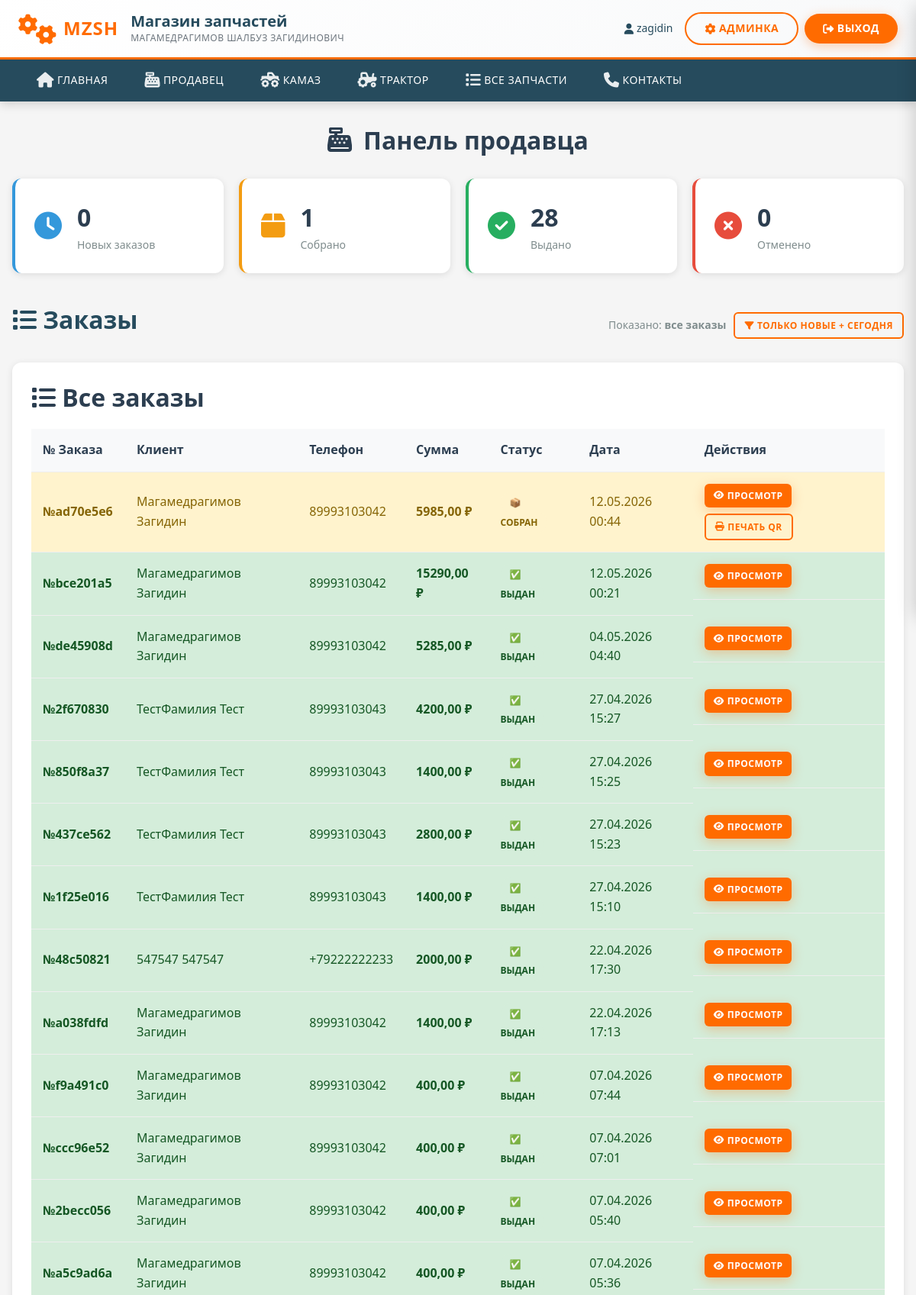
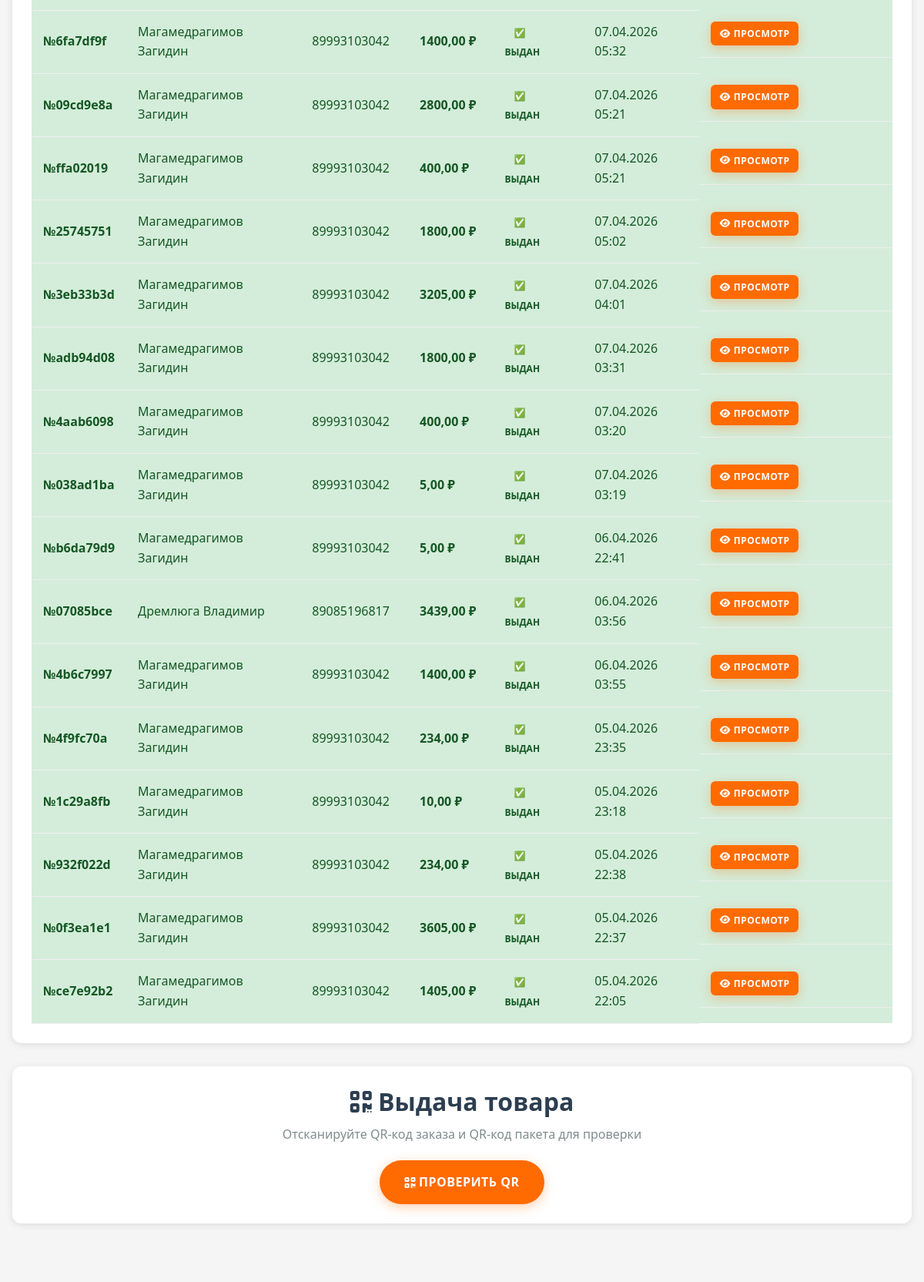
Screenshot of /seller/dashboard/?all=1 (signed in, upper part) with the database file from the repository (2 pictures, top to bottom).
### store/models.py (models this page shows, shortened)
class Order(models.Model):
    STATUS_CHOICES = [
        ('new', '🆕 Новый'),
        ('packed', '📦 Собран'),
        ('given', '✅ Выдан'),
        ('cancelled', '❌ Отменен'),
    ]
    uuid = models.UUIDField(default=uuid.uuid4, editable=False, unique=True, verbose_name="UUID заказа")
    client = models.ForeignKey(Client, on_delete=models.PROTECT, related_name='orders', verbose_name="Клиент")
    total = models.DecimalField(max_digits=12, decimal_places=2, default=0, verbose_name="Итого")
    status = models.CharField(max_length=20, choices=STATUS_CHOICES, default='new', verbose_name="Статус")
    created_at = models.DateTimeField(auto_now_add=True, verbose_name="Дата создания")
    given_at = models.DateTimeField(null=True, blank=True, verbose_name="Дата выдачи")
    guid_1c = models.CharField(max_length=36, blank=True, default='', verbose_name="GUID в 1С")
    is_synced_1c = models.BooleanField(default=False, verbose_name="Отправлен в 1С")
    updated_at = models.DateTimeField(auto_now=True, verbose_name="Дата обновления")
    class Meta:
        verbose_name = "Заказ"
        verbose_name_plural = "Заказы"
        ordering = ['-created_at']

class Client(models.Model):
    last_name = models.CharField(max_length=100, verbose_name="Фамилия")
    first_name = models.CharField(max_length=100, verbose_name="Имя")
    patronymic = models.CharField(max_length=100, blank=True, verbose_name="Отчество")
    phone = models.CharField(max_length=20, unique=True, verbose_name="Телефон", db_index=True)  # ← unique остаётся!
    email = models.EmailField(blank=True, verbose_name="E-mail")
    guid_1c = models.CharField(max_length=36, blank=True, default='', verbose_name="GUID в 1С")
    created_at = models.DateTimeField(auto_now_add=True, verbose_name="Дата регистрации")
    user = models.OneToOneField(
        User,
        on_delete=models.SET_NULL,
        null=True,
        blank=True,
        related_name='client_profile',
        verbose_name="Пользователь"
    )
    class Meta:
        verbose_name = "Клиент"
        verbose_name_plural = "Клиенты"
        ordering = ['last_name', 'first_name']

### store/views/seller/dashboard.py (the view)
# urls.py: path('seller/dashboard/', views.seller_dashboard, name='seller_dashboard'),
@staff_member_required
def seller_dashboard(request):
    today = timezone.now().date()
    orders = Order.objects.filter(
        Q(status='new') | Q(created_at__date=today)
    ).annotate(
        priority=Case(
            When(status='new', then=Value(0)),
            default=Value(1),
            output_field=IntegerField()
        )
    ).order_by('priority', '-created_at')
    stats = {
        'new': Order.objects.filter(status='new').count(),
        'packed': Order.objects.filter(status='packed').count(),
        'given': Order.objects.filter(status='given').count(),
        'cancelled': Order.objects.filter(status='cancelled').count(),
    }
    show_all = request.GET.get('all', '0') == '1'
    if show_all:
        orders = Order.objects.all().order_by('-created_at')
    context = {
        'orders': orders,
        'stats': stats,
        'show_all': show_all,
        'today_orders_count': orders.filter(created_at__date=today).count(),
        'new_orders_count': orders.filter(status='new').count(),
    }
    return render(request, 'store/seller/dashboard.html', context)

### templates/store/seller/dashboard.html (shortened to what this page needs)
{% extends 'store/base.html' %}
{% load static %}
{% block content %}
<div class="seller-dashboard">
    <div class="container">
        <h1 class="page-title">
            <i class="fas fa-cash-register"></i> Панель продавца
        </h1>
        <div class="stats-grid">
            <div class="stat-card stat-new">
                <div class="stat-icon"><i class="fas fa-clock"></i></div>
                <div class="stat-info">
                    <div class="stat-value">{{ stats.new }}</div>
                    <div class="stat-label">Новых заказов</div>
                </div>
            </div>
            <div class="stat-card stat-packed">
                <div class="stat-icon"><i class="fas fa-box"></i></div>
                <div class="stat-info">
                    <div class="stat-value">{{ stats.packed }}</div>
                    <div class="stat-label">Собрано</div>
                </div>
            </div>
            <div class="stat-card stat-given">
                <div class="stat-icon"><i class="fas fa-check-circle"></i></div>
                <div class="stat-info">
                    <div class="stat-value">{{ stats.given }}</div>
                    <div class="stat-label">Выдано</div>
                </div>
            </div>
            <div class="stat-card stat-cancelled">
                <div class="stat-icon"><i class="fas fa-times-circle"></i></div>
                <div class="stat-info">
                    <div class="stat-value">{{ stats.cancelled }}</div>
                    <div class="stat-label">Отменено</div>
                </div>
            </div>
        </div>
        <div style="display: flex; justify-content: space-between; align-items: center; margin-bottom: 20px; flex-wrap: wrap; gap: 15px;">
            <h2><i class="fas fa-list"></i> Заказы</h2>
            <div style="display: flex; gap: 10px; align-items: center;">
                {% if show_all %}
                    <span style="color: #7f8c8d; font-size: 14px;">
                        Показано: <strong>все заказы</strong>
                    </span>
                    <a href="{% url 'store:seller_dashboard' %}" class="btn btn-outline btn-sm">
                        <i class="fas fa-filter"></i> Только новые + сегодня
                    </a>
                {% endif %}
            </div>
        </div>
        <div class="orders-table-container">
            <h2><i class="fas fa-list"></i> Все заказы</h2>
            <table class="orders-table">
                <thead>
                    <tr>
                        <th>№ Заказа</th>
                        <th>Клиент</th>
                        <th>Телефон</th>
                        <th>Сумма</th>
                        <th>Статус</th>
                        <th>Дата</th>
                        <th>Действия</th>
                    </tr>
                </thead>
                <tbody>
                    {% for order in orders %}
                    <tr class="order-row status-{{ order.status }}">
                        <td>
                            <strong>№{{ order.uuid.hex|slice:":8" }}</strong>
                        </td>
                        <td>{{ order.client.last_name }} {{ order.client.first_name }}</td>
                        <td>{{ order.client.phone }}</td>
                        <td><strong>{{ order.total }} ₽</strong></td>
                        <td>
                            <span class="status-badge status-{{ order.status }}">
                                {{ order.get_status_display }}
                            </span>
                        </td>
                        <td>{{ order.created_at|date:"d.m.Y H:i" }}</td>
                        <td class="actions">
                            <a href="{% url 'store:seller_order_detail' order.uuid %}"
                               class="btn btn-sm btn-primary">
                                <i class="fas fa-eye"></i> Просмотр
                            </a>
                            {% if order.status == 'packed' %}
                            <a href="{% url 'store:seller_print_qr' order.packages.first.uuid %}"
                               target="_blank"
                               class="btn btn-sm btn-outline">
                                <i class="fas fa-print"></i> Печать QR
                            </a>
                            {% endif %}
                        </td>
                    </tr>
                    {% endfor %}
                </tbody>
            </table>
        </div>
        <div class="verify-section">
            <h2><i class="fas fa-qrcode"></i> Выдача товара</h2>
            <p>Отсканируйте QR-код заказа и QR-код пакета для проверки</p>
            <a href="{% url 'store:seller_verify_qr' %}" class="btn btn-primary btn-lg">
                <i class="fas fa-qrcode"></i> Проверить QR
            </a>
        </div>
    </div>
</div>
{% endblock %}

### templates/store/base.html (shortened to what this page needs)
{% load static %}
<!DOCTYPE html>
<html lang="ru">
<head>
    <link rel="stylesheet" href="{% static 'css/style.css' %}">
    <link rel="stylesheet" href="https://cdnjs.cloudflare.com/ajax/libs/font-awesome/6.4.0/css/all.min.css">
</head>
<body>
    <header class="header">
        <div class="header-top">
            <div class="logo-section">
                <div class="logo">
                    <i class="fas fa-cogs"></i>
                    <span>MZSH</span>
                </div>
                <div class="logo-text">
                    <h1>Магазин запчастей</h1>
                    <p>Магамедрагимов Шалбуз Загидинович</p>
                </div>
            </div>
            <div class="auth-section">
                {% if user.is_authenticated %}
                    <span class="user-name">
                        <i class="fas fa-user"></i> {{ user.username }}
                    </span>
                    {% if user.is_staff %}
                        <a href="{% url 'admin:index' %}" class="btn btn-outline">
                            <i class="fas fa-cog"></i> Админка
                        </a>
                    {% endif %}
                    <a href="{% url 'store:logout' %}" class="btn btn-primary">
                        <i class="fas fa-sign-out-alt"></i> Выход
                    </a>
                {% endif %}
            </div>
        </div>
        <nav class="main-nav">
            <ul>
                <li>
                    <a href="{% url 'store:index' %}">
                        <i class="fas fa-home"></i> Главная
                    </a>
                </li>
                {% if user.is_staff %}
                    <li>
                        <a href="{% url 'store:seller_dashboard' %}">
                            <i class="fas fa-cash-register"></i> Продавец
                        </a>
                    </li>
                {% endif %}
                <li>
                    <a href="{% url 'store:catalog' %}?equipment=Камаз">
                        <i class="fas fa-truck-monster"></i> КАМАЗ
                    </a>
                </li>
                <li>
                    <a href="{% url 'store:catalog' %}?equipment=Трактор">
                        <i class="fas fa-tractor"></i> Трактор
                    </a>
                </li>
                <li>
                    <a href="{% url 'store:catalog' %}">
                        <i class="fas fa-list"></i> Все запчасти
                    </a>
                </li>
                <li>
                    <a href="{% url 'store:contacts' %}">
                        <i class="fas fa-phone"></i> Контакты
                    </a>
                </li>
            </ul>
        </nav>
    </header>
    <main class="main-content">
        {% block content %}{% endblock %}
    </main>
</body>
</html>

### static/css/01-variables.css (style rules this page uses)
:root { --primary: #ff6b00; --primary-dark: #e65100; --primary-light: #ff9e4d; --secondary: #264b5d; --secondary-dark: #1a252f; --secondary-light: #34495e; --white: #ffffff; --light: #f8f9fa; --light-bg: #f5f5f5; --gray: #6c757d; --gray-light: #dee2e6; --dark: #343a40; --dark-bg: #1a1a1a; --success: #27ae60; --success-light: #d4edda; --warning: #f39c12; --warning-light: #fff3cd; --danger: #e74c3c; --danger-light: #f8d7da; --info: #3498db; --info-light: #d1ecf1; --spacing-xs: 0.25rem; --spacing-sm: 0.5rem; --spacing-md: 1rem; --spacing-lg: 1.5rem; --spacing-xl: 2rem; --spacing-xxl: 3rem; --border-radius: 8px; --border-radius-lg: 12px; --border-radius-circle: 50%; --shadow-sm: 0 2px 4px rgba(0,0,0,0.1); --shadow-md: 0 4px 12px rgba(0,0,0,0.15); --shadow-lg: 0 8px 24px rgba(0,0,0,0.2); --shadow-hover: 0 12px 32px rgba(0,0,0,0.25); --transition: all 0.3s ease; --transition-fast: all 0.15s ease; --transition-slow: all 0.5s ease; --font-family: 'Segoe UI', Tahoma, Geneva, Verdana, sans-serif; --font-monospace: 'Consolas', 'Monaco', monospace; --font-size-xs: 0.75rem; --font-size-sm: 0.875rem; --font-size-md: 1rem; --font-size-lg: 1.25rem; --font-size-xl: 1.5rem; --font-size-xxl: 2rem; --font-size-xxxl: 3rem; --breakpoint-sm: 576px; --breakpoint-md: 768px; --breakpoint-lg: 992px; --breakpoint-xl: 1200px; }
*, *::before, *::after { margin: 0; padding: 0; box-sizing: border-box; }
html { scroll-behavior: smooth; }
body { font-family: var(--font-family); font-size: var(--font-size-md); line-height: 1.6; color: var(--dark); background-color: var(--light-bg); -webkit-font-smoothing: antialiased; -moz-osx-font-smoothing: grayscale; }
a { color: inherit; text-decoration: none; transition: var(--transition); }

### static/css/02-base.css (style rules this page uses)
.container { width: 100%; max-width: var(--breakpoint-xl); margin: 0 auto; padding: 0 var(--spacing-lg); }
h1, h2, h3, h4, h5, h6 { font-weight: 600; line-height: 1.3; margin-bottom: var(--spacing-md); color: var(--secondary); }
h1 { font-size: var(--font-size-xxxl); color: white; }
h2 { font-size: var(--font-size-xxl); }
p { margin-bottom: var(--spacing-md); }

### static/css/03-header.css (style rules this page uses)
.header { background: var(--white); box-shadow: var(--shadow-md); position: sticky; top: 0; z-index: 1000; }
.header-top { display: flex; justify-content: space-between; align-items: center; padding: var(--spacing-md) var(--spacing-lg); border-bottom: 3px solid var(--primary); background: linear-gradient(135deg, var(--white) 0%, var(--light) 100%); }
.logo-section { display: flex; align-items: center; gap: var(--spacing-md); }
.logo { display: flex; align-items: center; gap: var(--spacing-sm); font-size: var(--font-size-xl); font-weight: 800; color: var(--primary); text-transform: uppercase; letter-spacing: 1px; }
.logo i { font-size: 2.5rem; animation: pulse 2s infinite; }
.logo-text h1 { font-size: var(--font-size-lg); color: var(--secondary); margin: 0; line-height: 1.2; }
.logo-text p { font-size: var(--font-size-xs); color: var(--gray); margin: 0; text-transform: uppercase; letter-spacing: 0.5px; }
.auth-section { display: flex; align-items: center; gap: var(--spacing-sm); }
.user-name { font-size: var(--font-size-sm); color: var(--secondary); margin-right: var(--spacing-sm); display: flex; align-items: center; gap: var(--spacing-xs); }
.main-nav { background: var(--secondary); padding: 0 var(--spacing-lg); }
.main-nav ul { display: flex; list-style: none; margin: 0; padding: 0; }
.main-nav li a { display: flex; align-items: center; gap: var(--spacing-xs); padding: var(--spacing-md) var(--spacing-lg); color: var(--white); font-weight: 500; font-size: var(--font-size-sm); text-transform: uppercase; letter-spacing: 0.5px; position: relative; transition: var(--transition-fast); }
.main-nav li a i { font-size: var(--font-size-lg); opacity: 0.9; }
.main-nav li a::after { content: ''; position: absolute; bottom: 0; left: 50%; width: 0; height: 3px; background: var(--primary); transition: var(--transition); transform: translateX(-50%); }

### static/css/07-cart.css (style rules this page uses)
.page-title { font-size: clamp(1.5rem, 4vw, 2rem); margin-bottom: var(--spacing-xl); text-align: center; color: var(--secondary); display: flex; align-items: center; justify-content: center; gap: var(--spacing-sm); }

### static/css/12-utils.css (style rules this page uses)
@media (max-width: 1200px) { .container { padding: 0 var(--spacing-md); } }

### rows the page displays
Order: uuid.hex "ad70e5e6", client.last_name "Магамедрагимов", client.first_name "Загидин", client.phone "89993103042", total "5985,00", status "📦 СОБРАН", created_at "12.05.2026 00:44", shows "ПЕЧАТЬ QR"
Order: uuid.hex "bce201a5", client.last_name "Магамедрагимов", client.first_name "Загидин", client.phone "89993103042", total "15290,00", status "✅ ВЫДАН", created_at "12.05.2026 00:21"
Order: uuid.hex "de45908d", client.last_name "Магамедрагимов", client.first_name "Загидин", client.phone "89993103042", total "5285,00", status "✅ ВЫДАН", created_at "04.05.2026 04:40"
Order: uuid.hex "2f670830", client.last_name "ТестФамилия", client.first_name "Тест", client.phone "89993103043", total "4200,00", status "✅ ВЫДАН", created_at "27.04.2026 15:27"
Order: uuid.hex "850f8a37", client.last_name "ТестФамилия", client.first_name "Тест", client.phone "89993103043", total "1400,00", status "✅ ВЫДАН", created_at "27.04.2026 15:25"
Order: uuid.hex "437ce562", client.last_name "ТестФамилия", client.first_name "Тест", client.phone "89993103043", total "2800,00", status "✅ ВЫДАН", created_at "27.04.2026 15:23"
Order: uuid.hex "1f25e016", client.last_name "ТестФамилия", client.first_name "Тест", client.phone "89993103043", total "1400,00", status "✅ ВЫДАН", created_at "27.04.2026 15:10"
Order: uuid.hex "48c50821", client.last_name "547547", client.first_name "547547", client.phone "+79222222233", total "2000,00", status "✅ ВЫДАН", created_at "22.04.2026 17:30"
Order: uuid.hex "a038fdfd", client.last_name "Магамедрагимов", client.first_name "Загидин", client.phone "89993103042", total "1400,00", status "✅ ВЫДАН", created_at "22.04.2026 17:13"
Order: uuid.hex "f9a491c0", client.last_name "Магамедрагимов", client.first_name "Загидин", client.phone "89993103042", total "400,00", status "✅ ВЫДАН", created_at "07.04.2026 07:44"
Order: uuid.hex "ccc96e52", client.last_name "Магамедрагимов", client.first_name "Загидин", client.phone "89993103042", total "400,00", status "✅ ВЫДАН", created_at "07.04.2026 07:01"
Order: uuid.hex "2becc056", client.last_name "Магамедрагимов", client.first_name "Загидин", client.phone "89993103042", total "400,00", status "✅ ВЫДАН", created_at "07.04.2026 05:40"
Order: uuid.hex "a5c9ad6a", client.last_name "Магамедрагимов", client.first_name "Загидин", client.phone "89993103042", total "400,00", status "✅ ВЫДАН", created_at "07.04.2026 05:36"
Order: uuid.hex "6fa7df9f", client.last_name "Магамедрагимов", client.first_name "Загидин", client.phone "89993103042", total "1400,00", status "✅ ВЫДАН", created_at "07.04.2026 05:32"
Order: uuid.hex "09cd9e8a", client.last_name "Магамедрагимов", client.first_name "Загидин", client.phone "89993103042", total "2800,00", status "✅ ВЫДАН", created_at "07.04.2026 05:21"
Order: uuid.hex "ffa02019", client.last_name "Магамедрагимов", client.first_name "Загидин", client.phone "89993103042", total "400,00", status "✅ ВЫДАН", created_at "07.04.2026 05:21"
Order: uuid.hex "25745751", client.last_name "Магамедрагимов", client.first_name "Загидин", client.phone "89993103042", total "1800,00", status "✅ ВЫДАН", created_at "07.04.2026 05:02"
Order: uuid.hex "3eb33b3d", client.last_name "Магамедрагимов", client.first_name "Загидин", client.phone "89993103042", total "3205,00", status "✅ ВЫДАН", created_at "07.04.2026 04:01"
Order: uuid.hex "adb94d08", client.last_name "Магамедрагимов", client.first_name "Загидин", client.phone "89993103042", total "1800,00", status "✅ ВЫДАН", created_at "07.04.2026 03:31"
Order: uuid.hex "4aab6098", client.last_name "Магамедрагимов", client.first_name "Загидин", client.phone "89993103042", total "400,00", status "✅ ВЫДАН", created_at "07.04.2026 03:20"
Order: uuid.hex "038ad1ba", client.last_name "Магамедрагимов", client.first_name "Загидин", client.phone "89993103042", total "5,00", status "✅ ВЫДАН", created_at "07.04.2026 03:19"
Order: uuid.hex "b6da79d9", client.last_name "Магамедрагимов", client.first_name "Загидин", client.phone "89993103042", total "5,00", status "✅ ВЫДАН", created_at "06.04.2026 22:41"
Order: uuid.hex "07085bce", client.last_name "Дремлюга", client.first_name "Владимир", client.phone "89085196817", total "3439,00", status "✅ ВЫДАН", created_at "06.04.2026 03:56"
Order: uuid.hex "4b6c7997", client.last_name "Магамедрагимов", client.first_name "Загидин", client.phone "89993103042", total "1400,00", status "✅ ВЫДАН", created_at "06.04.2026 03:55"
Order: uuid.hex "4f9fc70a", client.last_name "Магамедрагимов", client.first_name "Загидин", client.phone "89993103042", total "234,00", status "✅ ВЫДАН", created_at "05.04.2026 23:35"
Order: uuid.hex "1c29a8fb", client.last_name "Магамедрагимов", client.first_name "Загидин", client.phone "89993103042", total "10,00", status "✅ ВЫДАН", created_at "05.04.2026 23:18"
Order: uuid.hex "932f022d", client.last_name "Магамедрагимов", client.first_name "Загидин", client.phone "89993103042", total "234,00", status "✅ ВЫДАН", created_at "05.04.2026 22:38"
Order: uuid.hex "0f3ea1e1", client.last_name "Магамедрагимов", client.first_name "Загидин", client.phone "89993103042", total "3605,00", status "✅ ВЫДАН", created_at "05.04.2026 22:37"
Order: uuid.hex "ce7e92b2", client.last_name "Магамедрагимов", client.first_name "Загидин", client.phone "89993103042", total "1405,00", status "✅ ВЫДАН", created_at "05.04.2026 22:05"

### other values shown
{{ user.username }} "zagidin"
{{ stats.new }} "0"
{{ stats.packed }} "1"
{{ stats.given }} "28"
{{ stats.cancelled }} "0"
